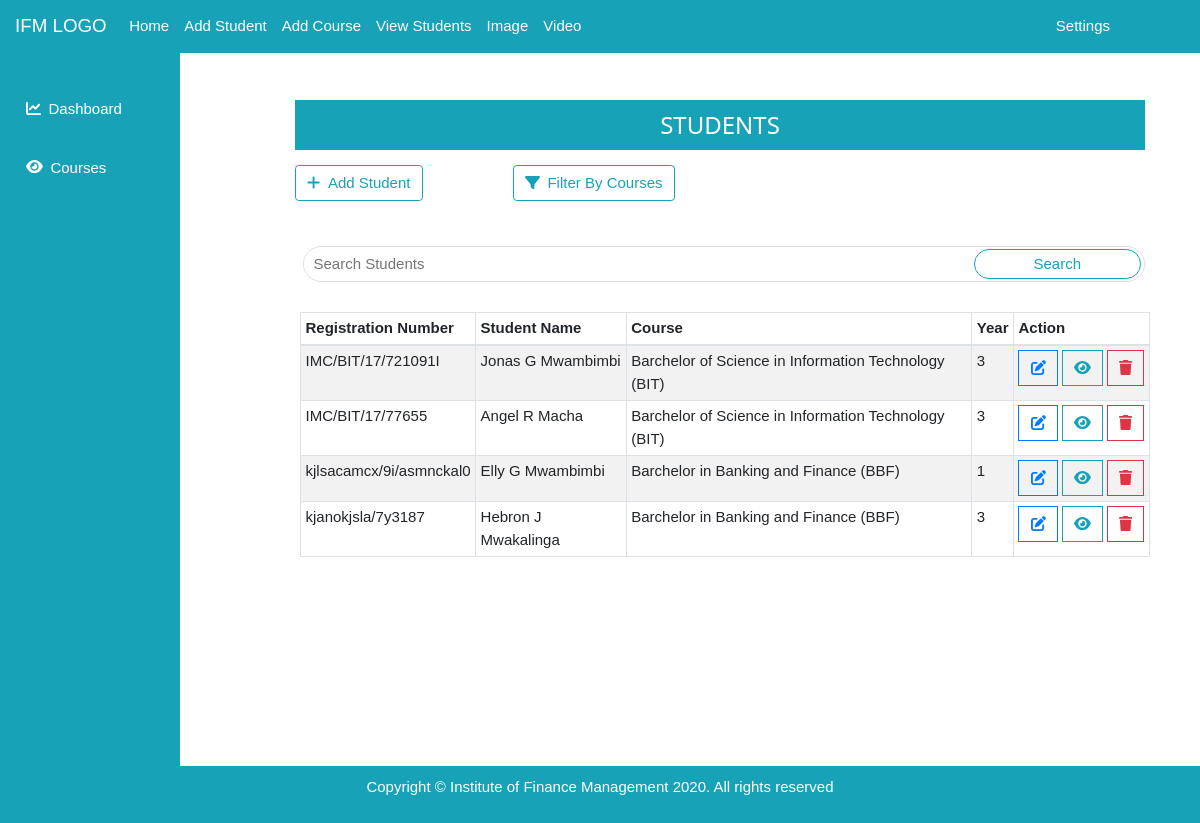
/all-students/, run on an earlier commit of the app's database.
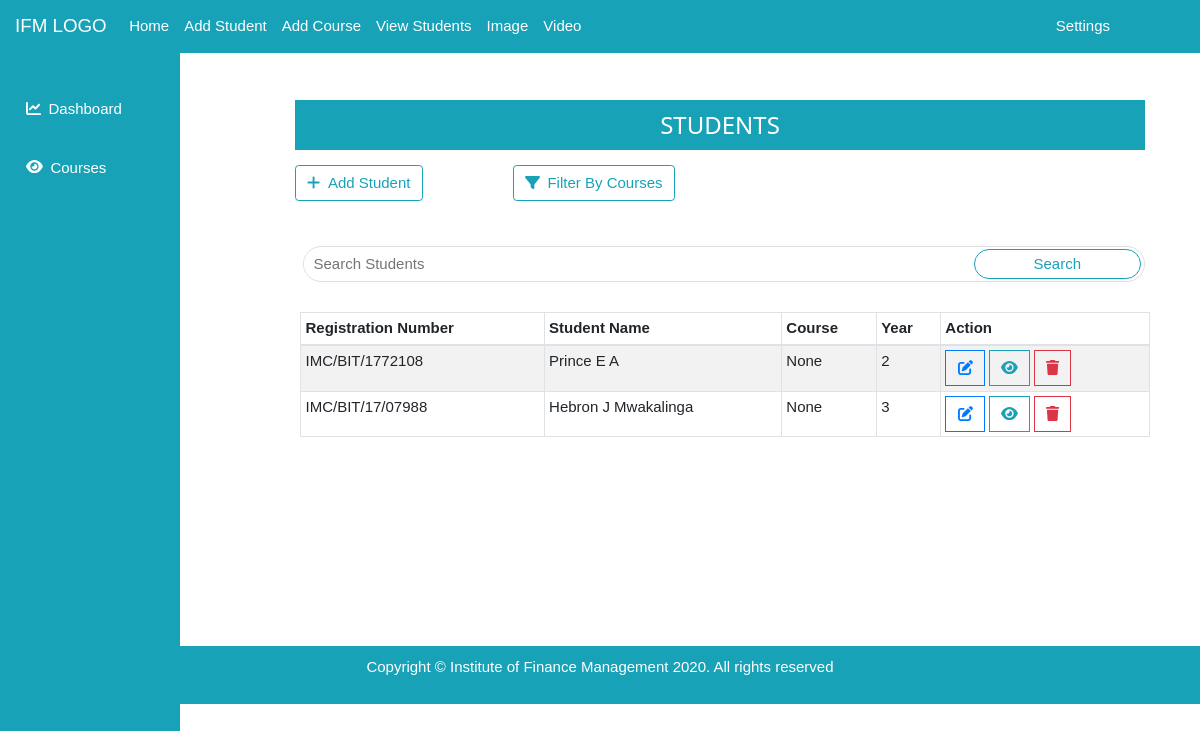
And on a later commit of the database.
### face_app/models.py (models this page shows, shortened)
class Student(models.Model):
    fname = models.CharField(max_length = 20)
    sname = models.CharField(max_length = 20, blank = True)
    lname = models.CharField(max_length = 20)
    regno = models.CharField( validators = [regNo_regex], max_length = 30, unique = True )
    course = models.ForeignKey(Course, models.SET_NULL, blank = True, null = True)
    year = models.PositiveIntegerField()
    email = models.EmailField(null = True, blank = True)
    phoneNumber = models.CharField( validators = [phone_regex], max_length=15)
    image = models.ImageField(upload_to = 'student_pics')
    class Meta:
        verbose_name_plural = 'Students'

class Course(models.Model):
    code = models.CharField(max_length = 10, unique = True)
    name = models.CharField(max_length = 100, unique = True)
    class Meta:
        verbose_name_plural = 'Courses'
    def __str__(self):
        return self.name + ' ' +'(' + self.code + ')'

### face_app/views.py (the view)
# urls.py: path('all-students/', allStudents, name  ='all-students'),
def allStudents(request):
    get_students = Student.objects.all()
    query = request.GET.get("q")
    if query:
        if get_students.filter(Q(fname__icontains = query)| Q(lname__icontains = query)):
            get_students = get_students.filter(Q(fname__icontains = query)| Q(lname__icontains = query))
        elif get_students.filter(Q(regno__icontains = query)):
            get_students = get_students.filter(Q(regno__icontains = query))
    myTemplate = 'face/allStudents.html'
    context = {
        'students': get_students,
    }
    return render(request, myTemplate, context)

### face_app/templates/face/allStudents.html (shortened to what this page needs)
{% extends 'face/base.html' %}
{% block content %}
<div class="outer-container">
  <div class="container">
    <div class="row">
      <div class="contents">
        <div class="col-md-12">
          <div class="heading bg-info">
            <h3>STUDENTS</h3>
          </div>
          <div class="d-flex">
            <div class="mr-5" >
              <a href="{% url 'add-student' %}" class="btn btn-outline-info  mt-3"> <i class="fa fa-plus mr-2 "></i>Add Student</a>
            </div>
            <div class="ml-5">
              <a href="{% url 'filter-courses' %}" class="btn btn-outline-info  mt-3"> <i class="fa fa-filter mr-2 "></i>Filter By Courses</a>
            </div>
          </div>
            <form class="form-inline mt-5 ml-2 block" method="GET">
              <div class="searchBar">
                <input type="text" name = "q" placeholder="Search Students">
                <button type="submit" class="btn btn-outline-info mb-2">Search</button>
              </div>
          </form>
          {% if students %}
          <table class="table table-sm table-bordered table-striped table-hover">
              <tr>
                  <thead>
                    <th>Registration Number </th>
                    <th>Student Name</th>
                    <th>Course</th>
                    <th>Year</th>
                    <th>Action</th>
                  </thead>
              </tr>
              <tbody>
                  {% for student in students %}
                  <tr>
                    <td>{{ student.regno }}</td>
                    <td>{{ student.fname }} {{ student.sname }} {{ student.lname }}</td>
                    <td>{{ student.course }}</td>
                    <td>{{ student.year }}</td>
                    <td>
                      <div class="btn-group" role="group" aria-label="Basic example">
                        <a href="{% url 'update-student' student.id %}"><button type="button" class="btn btn-outline-primary"><i class="fa fa-edit"></i></button></a>
                        <a href="{% url 'view-student' student.id %}"><button type="button" class="btn btn-outline-info ml-1 mr-1"><i class="fa fa-eye"></i></button></a>
                        <a href="{% url 'delete-student' student.id %}" onclick="return confirm('Seriously Delete this!?');"><button type="button" class="btn btn-outline-danger"><i class="fa fa-trash"></i></button></a>
                        </div>
                    </td>
                  </tr>
                  {% endfor %}
                {% else %}
                  <h1>Ooopps!! No Student loaded!</h1>
                {% endif %}
              </tbody>
            </table>
        </div>
      </div>
    </div>
  </div>
</div>
{% endblock %}

### face_app/templates/face/base.html (shortened to what this page needs)
<!DOCTYPE html>
<html lang="en" dir="ltr">
  <head>
    {% load static %}
    <link rel="stylesheet" href=" {% static 'css/bootstrap.min.css' %}">
    <link rel="stylesheet" href=" {% static 'fontawesome/css/all.min.css'%}">
    <link rel="stylesheet" href="{% static 'style.css' %} ">
    <link rel="stylesheet" href="{% static 'font.css' %} ">
    <link rel="stylesheet" type="text/css" href="{% static 'css/w3.css' %} ">
  </head>
  <body>
    <div>
      <nav class="navbar bg-info fixed-top navbar-expand-lg">
        <a class="navbar-brand" href="{% url 'home' %}">IFM LOGO</a>
        <div class="collapse navbar-collapse" id="navbarSupportedContent">
          <ul class="navbar-nav mr-auto">
            <li class="nav-item">
              <a class="nav-link" href="{% url 'home' %}">Home</a>
            </li>
            <li class="nav-item">
              <a class="nav-link" href="{% url 'add-student' %}">Add Student</a>
            </li>
            <li class="nav-item">
              <a class="nav-link" href="{% url 'add-course' %}">Add Course</a>
            </li>
            <li class="nav-item">
              <a class="nav-link" href="{% url 'all-students' %}">View Students</a>
            </li>
            <li class="nav-item">
              <a class="nav-link" href="{% url 'test-image' %}">Image</a>
            </li>
            <li class="nav-item">
              <a class="nav-link" href="{% url 'video' %}">Video</a>
            </li>
          </ul>
          <div class="w3-dropdown-hover mr-5 pr-3">
              <a  class=" nav-link " href="#">Settings</a>
            </div>
        </div>
      </nav>
    </div>
    <div class="w3-sidebar w3-bar-block bg-info "
    style="
      width:15%;
      padding-top: 40px;
      float: left;
     ">
      <a href="{% url 'home' %}" class="w3-bar-item btn"><i class="fa fa-chart-line mr-2"></i>Dashboard</a>
      <a href="{% url 'all-courses' %}" class="w3-bar-item btn"><i class="fa fa-eye mr-2"></i>Courses</a>
    </div>
      <div class="page">
        {% block content %} {% endblock %}
      </div>
      <footer class="footer bg-info">
         <p>Copyright &copy Institute of Finance Management 2020. All rights reserved</p>
      </footer>
    </body>
  </html>

### face_app/static/style.css (style rules this page uses)
body { font-family: "Montserrat", sans-serif; --theme: rgba(10, 130, 170, 0.7); }
.navbar { color: #fff; }
.navbar-brand { color: #fff; }
.nav-link { color: #fff; }
.w3-sidebar a { color: #fff; margin: 20px 0 0 10px; }
.page { margin-top: 30px; margin-left: 240px; }
.footer { padding: 10px 0; margin-top: 15.5vh; text-align: center; color: #ffffff; }
.outer-container .contents { padding: 70px 40px; width: 100% }
.outer-container .contents .heading { text-align: center; padding: 1px 0px; height:50px; color: #ffffff; }
.searchBar { width: 100%; display: flex; border-radius: 40px; border: 1px solid #e0e0e0; padding-top: 2px; padding-right: 3px; height: 36px; }
.searchBar input { width: 80%; height: 30px; border: none; border-radius: 30px; padding: 0px 10px; }
.searchBar button { border-radius: 40px; width: 20%; height: 30px; padding: 0px; }
.outer-container .row .contents table { margin-top: 30px; margin-left: 5px; }
.outer-container .row .contents table .btn { border-radius: 0px; }
.contents form button { background: var(--background) }

### face_app/static/css/w3.css (style rules this page uses)
html { box-sizing:border-box }
*,*:before,*:after { box-sizing:inherit }
html { -ms-text-size-adjust:100%;-webkit-text-size-adjust:100% }
body { margin:0 }
article,aside,details,figcaption,figure,footer,header,main,menu,nav,section { display:block }
a { background-color:transparent }
button,input,select,textarea,optgroup { font:inherit;margin:0 }
button,input { overflow:visible }
button,select { text-transform:none }
button,[type=button],[type=reset],[type=submit] { -webkit-appearance:button }
html,body { font-family:Verdana,sans-serif;font-size:15px;line-height:1.5 }
html { overflow-x:hidden }
h3 { font-size:24px }
h1,h2,h3,h4,h5,h6 { font-family:"Segoe UI",Arial,sans-serif;font-weight:400;margin:10px 0 }
a { color:inherit }
.w3-dropdown-click,.w3-dropdown-hover { position:relative;display:inline-block;cursor:pointer }
.w3-sidebar { height:100%;width:200px;background-color:#fff;position:fixed!important;z-index:1;overflow:auto }
.w3-bar-block .w3-bar-item { width:100%;display:block;padding:8px 16px;text-align:left;border:none;white-space:normal;float:none;outline:0 }

What changed in the data, as far as the page shows it:
removed Student: regno "kjlsacamcx/9i/asmnckal0", fname "Elly", sname "G", lname "Mwambimbi", course "Barchelor in Banking and Finance (BBF)", year "1"
removed Student: regno "kjanokjsla/7y3187", fname "Hebron", sname "J", lname "Mwakalinga", course "Barchelor in Banking and Finance (BBF)", year "3"
changed Student: regno "IMC/BIT/17/721091I" → "IMC/BIT/1772108"; fname "Jonas" → "Prince"; sname "G" → "E"; lname "Mwambimbi" → "A"; course "Barchelor of Science in Information Technology (BIT)" → "None"; year "3" → "2"
changed Student: regno "IMC/BIT/17/77655" → "IMC/BIT/17/07988"; fname "Angel" → "Hebron"; sname "R" → "J"; lname "Macha" → "Mwakalinga"; course "Barchelor of Science in Information Technology (BIT)" → "None"
